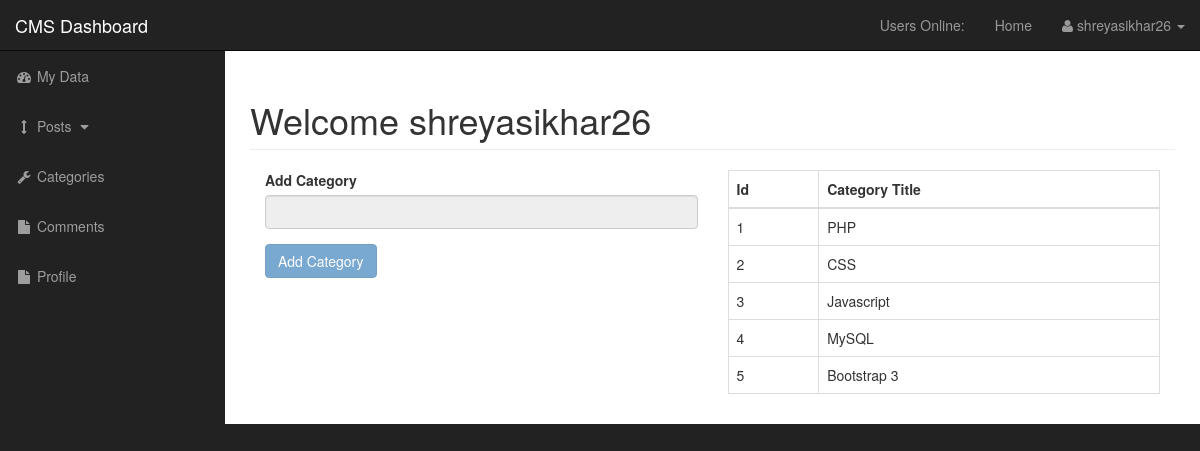
Screenshot of /admin/categories.php (signed in) with the database file from the repository.
### tables this page shows
CREATE TABLE `categories` (
  `cat_id` int NOT NULL,
  `user_id` int NOT NULL,
  `cat_title` varchar(255) NOT NULL
);

### admin/functions.php (the view, shortened to what this page needs)
<?php
    function findAllCategories()
    {
        global $connection;
        $categories = "SELECT * FROM categories";
        $categories_result = mysqli_query($connection, $categories);
        while($row = mysqli_fetch_assoc($categories_result))
        {
            $cat_id = $row['cat_id'];
            $cat_title = $row['cat_title'];
            echo "<tr>";
            echo "<td>{$cat_id}</td>";
            echo "<td>{$cat_title}</td>";
            ?>
            <?php
        }
    }
?>

### admin/css/sb-admin.css (style rules this page uses)
body { margin-top: 100px; background-color: #222; }
@media (min-width:768px) { body { margin-top: 50px; } }

### rows the page displays
categories: cat_id "1", cat_title "PHP"
categories: cat_id "2", cat_title "CSS"
categories: cat_id "3", cat_title "Javascript"
categories: cat_id "4", cat_title "MySQL"
categories: cat_id "5", cat_title "Bootstrap 3"

### other values shown
$_SESSION['username'] "shreyasikhar26"
